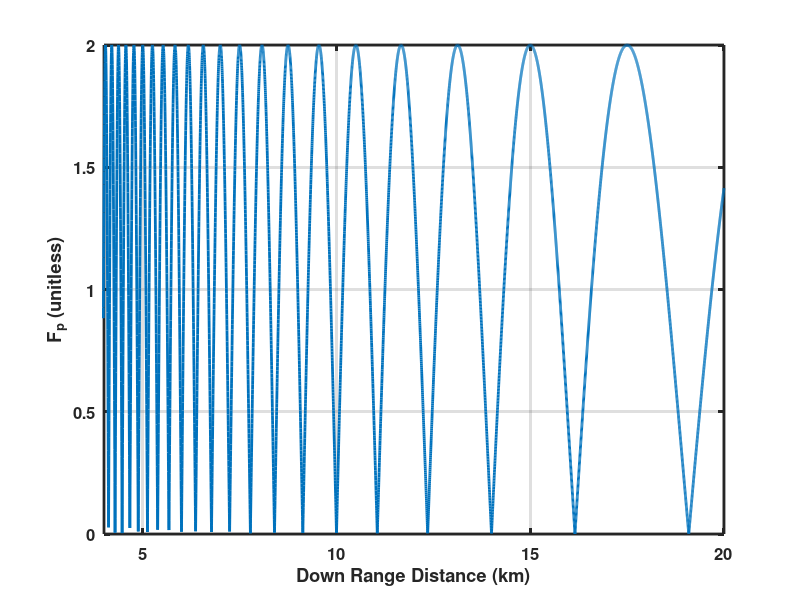

Here is the MATLAB script that generated this plot:
function plotMultipathExample(varargin)

saveFigs = 0;

if (nargin == 1)
    saveFigs = varargin{1};
end

re = 6371000*4/3;
h1 = 30;
h2 = 20;
r4 = linspace(1000,20000,10000);

h2 = 15 - r4/(2*re);

r1 = sqrt(r4.^2 + (h1-h2 - r4/(2*re)).^2);
r23 = sqrt(r4.^2 + (h1+h2 + r4/(2*re)).^2);

lambda = 3e8/35e9;
k = 2*pi/lambda;

value = abs(exp(1j*k*r1) + exp(1j*k*(r23)));

h = figure;
plot(r4/1000,value,'LineWidth',2);
grid on
xlabel('Down Range Distance (km)')
ylabel('F_p (unitless)');
xlim([4 20])
set(gca,'LineWidth',2)
set(gca,'FontSize',12)
set(gca,'FontWeight','bold')

if(saveFigs == 1)
    saveas(h,'two_ray_multipath_results','png')
end